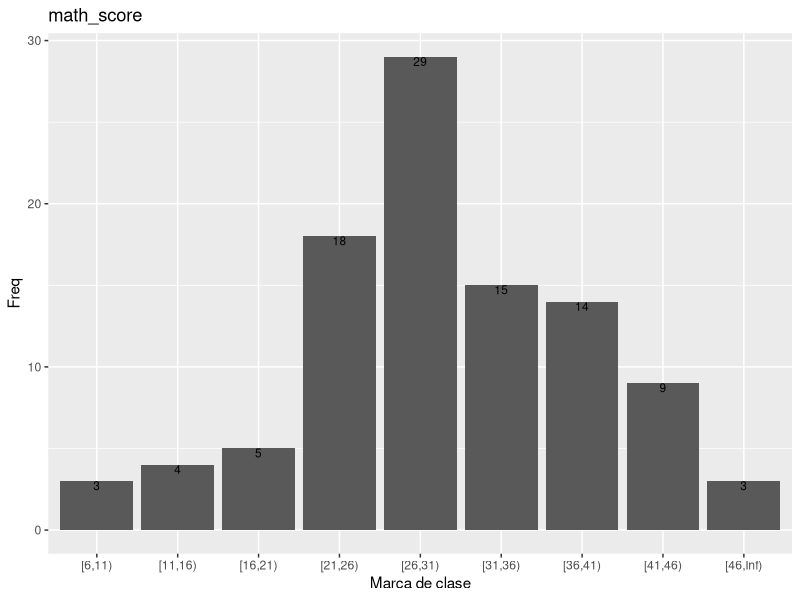

Generate this figure with R:
#PARCIAL
library(ggplot2)
set.seed(9087)
Base.A=round(rnorm(100,30,10),0)
#####
clase=1+3.33*log10(length(Base.A))
clase=round(clase,0)
ancho=diff(range(Base.A))/clase
ancho=round(ancho,0)
####
bin=seq(min(Base.A),
        max(Base.A),by=ancho)

T1=data.frame(table(cut(Base.A,
                     breaks =c(bin,Inf),
                     right = FALSE)))

ggplot(T1,aes(x=Var1,
                    y=Freq))+
  geom_bar(stat = "identity")+
  labs(title="math_score",
       x="Marca de clase")+
  geom_text(aes(label=Freq),
            position = position_dodge(0.5),
            color="black",
            vjust=1,
            size=3)

